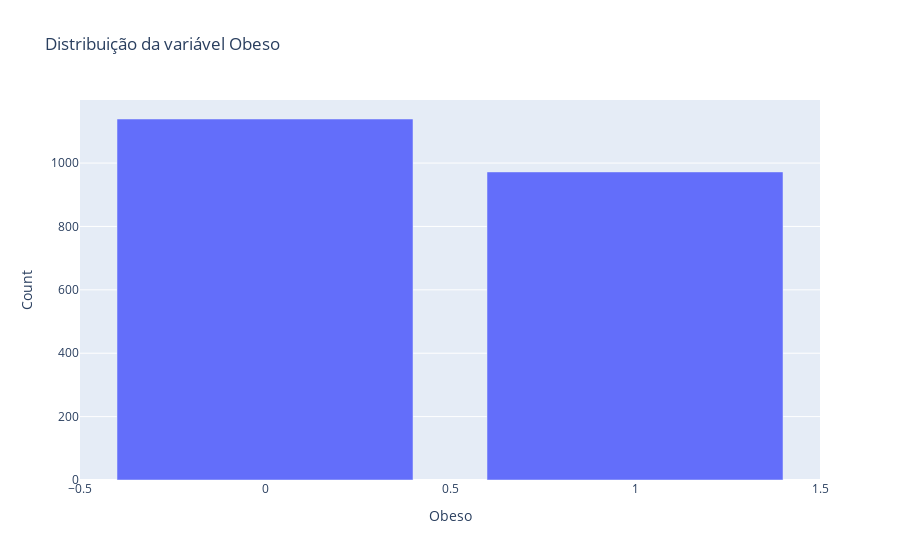

The cell this chart's notebook holds for it:
### Markdown cell above
# EDA

### Code cell
# Conta as ocorrências da coluna "Obeso"
df_counts = df_obesidade['Obeso'].value_counts().reset_index()
df_counts.columns = ['Obeso', 'Count']

# Cria o gráfico de barras
fig = px.bar(df_counts, x='Obeso', y='Count', title='Distribuição da variável Obeso')
fig.show()

### Figure 1 — Plotly figure (JSON) as saved in the notebook; plotly's stock layout.template omitted (floating-point values rounded to 4 significant figures)
{"data": [{"alignmentgroup": "True", "hovertemplate": "Obeso=%{x}<br>Count=%{y}<extra></extra>", "legendgroup": "", "marker": {"color": "#636efa", "pattern": {"shape": ""}}, "name": "", "offsetgroup": "", "orientation": "v", "showlegend": false, "textposition": "auto", "type": "bar", "x": [0, 1], "xaxis": "x", "y": [1139, 972], "yaxis": "y"}], "layout": {"barmode": "relative", "legend": {"tracegroupgap": 0}, "title": {"text": "Distribuição da variável Obeso"}, "xaxis": {"anchor": "y", "domain": [0, 1], "title": {"text": "Obeso"}}, "yaxis": {"anchor": "x", "domain": [0, 1], "title": {"text": "Count"}}}}
